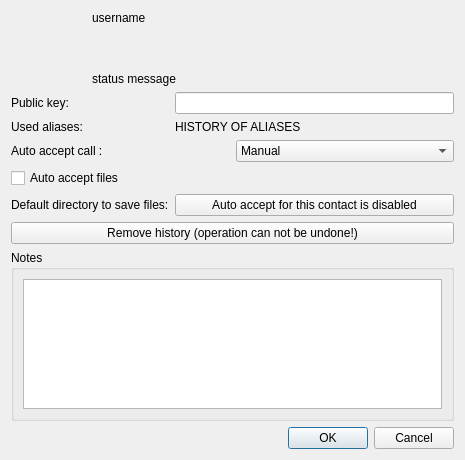
<?xml version="1.0" encoding="UTF-8"?>
<ui version="4.0">
 <class>AboutUser</class>
 <widget class="QDialog" name="AboutUser">
  <property name="geometry">
   <rect>
    <x>0</x>
    <y>0</y>
    <width>465</width>
    <height>460</height>
   </rect>
  </property>
  <property name="windowTitle">
   <string>Dialog</string>
  </property>
  <layout class="QVBoxLayout" name="verticalLayout_4">
   <item>
    <layout class="QVBoxLayout" name="verticalLayout">
     <item>
      <layout class="QGridLayout" name="gridLayout">
       <item row="0" column="1">
        <layout class="QVBoxLayout" name="verticalLayout_2">
         <item>
          <widget class="QLabel" name="userName">
           <property name="text">
            <string>username</string>
           </property>
           <property name="textFormat">
            <enum>Qt::PlainText</enum>
           </property>
           <property name="alignment">
            <set>Qt::AlignLeading|Qt::AlignLeft|Qt::AlignTop</set>
           </property>
           <property name="textInteractionFlags">
            <set>Qt::LinksAccessibleByMouse|Qt::TextSelectableByMouse</set>
           </property>
          </widget>
         </item>
         <item alignment="Qt::AlignBottom">
          <widget class="QLabel" name="statusMessage">
           <property name="sizePolicy">
            <sizepolicy hsizetype="MinimumExpanding" vsizetype="MinimumExpanding">
             <horstretch>0</horstretch>
             <verstretch>0</verstretch>
            </sizepolicy>
           </property>
           <property name="autoFillBackground">
            <bool>false</bool>
           </property>
           <property name="text">
            <string>status message</string>
           </property>
           <property name="textFormat">
            <enum>Qt::PlainText</enum>
           </property>
           <property name="alignment">
            <set>Qt::AlignLeading|Qt::AlignLeft|Qt::AlignTop</set>
           </property>
           <property name="wordWrap">
            <bool>true</bool>
           </property>
           <property name="textInteractionFlags">
            <set>Qt::LinksAccessibleByMouse|Qt::TextSelectableByMouse</set>
           </property>
          </widget>
         </item>
        </layout>
       </item>
       <item row="0" column="0">
        <widget class="QLabel" name="avatar">
         <property name="sizePolicy">
          <sizepolicy hsizetype="Preferred" vsizetype="Minimum">
           <horstretch>0</horstretch>
           <verstretch>0</verstretch>
          </sizepolicy>
         </property>
         <property name="minimumSize">
          <size>
           <width>75</width>
           <height>75</height>
          </size>
         </property>
         <property name="maximumSize">
          <size>
           <width>75</width>
           <height>75</height>
          </size>
         </property>
         <property name="text">
          <string/>
         </property>
         <property name="textFormat">
          <enum>Qt::PlainText</enum>
         </property>
         <property name="pixmap">
          <pixmap>../../../img/contact_dark.svg</pixmap>
         </property>
         <property name="scaledContents">
          <bool>true</bool>
         </property>
        </widget>
       </item>
      </layout>
     </item>
    </layout>
   </item>
   <item>
    <layout class="QFormLayout" name="formLayout">
     <property name="labelAlignment">
      <set>Qt::AlignLeading|Qt::AlignLeft|Qt::AlignVCenter</set>
     </property>
     <item row="0" column="0">
      <widget class="QLabel" name="label_5">
       <property name="layoutDirection">
        <enum>Qt::LeftToRight</enum>
       </property>
       <property name="text">
        <string>Public key:</string>
       </property>
      </widget>
     </item>
     <item row="0" column="1">
      <widget class="QLineEdit" name="publicKey">
       <property name="enabled">
        <bool>true</bool>
       </property>
       <property name="mouseTracking">
        <bool>false</bool>
       </property>
       <property name="acceptDrops">
        <bool>false</bool>
       </property>
       <property name="inputMask">
        <string notr="true"/>
       </property>
       <property name="text">
        <string/>
       </property>
       <property name="cursorPosition">
        <number>0</number>
       </property>
       <property name="readOnly">
        <bool>true</bool>
       </property>
       <property name="cursorMoveStyle">
        <enum>Qt::LogicalMoveStyle</enum>
       </property>
      </widget>
     </item>
     <item row="1" column="0">
      <widget class="QLabel" name="label_4">
       <property name="text">
        <string>Used aliases:</string>
       </property>
      </widget>
     </item>
     <item row="1" column="1">
      <widget class="QLabel" name="aliases">
       <property name="text">
        <string>HISTORY OF ALIASES</string>
       </property>
       <property name="textFormat">
        <enum>Qt::PlainText</enum>
       </property>
      </widget>
     </item>
     <item row="5" column="0" colspan="2">
      <widget class="QCheckBox" name="autoacceptfile">
       <property name="text">
        <string>Auto accept files</string>
       </property>
      </widget>
     </item>
     <item row="8" column="0">
      <widget class="QLabel" name="label">
       <property name="text">
        <string>Default directory to save files:</string>
       </property>
      </widget>
     </item>
     <item row="8" column="1">
      <widget class="QPushButton" name="selectSaveDir">
       <property name="text">
        <string>Auto accept for this contact is disabled</string>
       </property>
      </widget>
     </item>
     <item row="3" column="0" colspan="2">
      <layout class="QHBoxLayout" name="horizontalLayout">
       <item>
        <widget class="QLabel" name="label_2">
         <property name="text">
          <string>Auto accept call :</string>
         </property>
        </widget>
       </item>
       <item>
        <widget class="QComboBox" name="autoacceptcall">
         <item>
          <property name="text">
           <string>Manual</string>
          </property>
         </item>
         <item>
          <property name="text">
           <string>Audio</string>
          </property>
         </item>
         <item>
          <property name="text">
           <string>Audio + Video</string>
          </property>
         </item>
        </widget>
       </item>
      </layout>
     </item>
    </layout>
   </item>
   <item>
    <widget class="QPushButton" name="removeHistory">
     <property name="text">
      <string>Remove history (operation can not be undone!)</string>
     </property>
    </widget>
   </item>
   <item>
    <widget class="QGroupBox" name="groupBox">
     <property name="title">
      <string>Notes</string>
     </property>
     <layout class="QVBoxLayout" name="verticalLayout_3">
      <item>
       <widget class="QPlainTextEdit" name="note">
        <property name="plainText">
         <string/>
        </property>
        <property name="placeholderText">
         <string>You can save comment about this contact here.</string>
        </property>
       </widget>
      </item>
     </layout>
    </widget>
   </item>
   <item>
    <widget class="QDialogButtonBox" name="buttonBox">
     <property name="orientation">
      <enum>Qt::Horizontal</enum>
     </property>
     <property name="standardButtons">
      <set>QDialogButtonBox::Cancel|QDialogButtonBox::Ok</set>
     </property>
    </widget>
   </item>
  </layout>
 </widget>
 <tabstops>
  <tabstop>publicKey</tabstop>
  <tabstop>autoacceptcall</tabstop>
  <tabstop>autoacceptfile</tabstop>
  <tabstop>selectSaveDir</tabstop>
  <tabstop>removeHistory</tabstop>
  <tabstop>note</tabstop>
 </tabstops>
 <resources/>
 <connections>
  <connection>
   <sender>buttonBox</sender>
   <signal>accepted()</signal>
   <receiver>AboutUser</receiver>
   <slot>accept()</slot>
   <hints>
    <hint type="sourcelabel">
     <x>248</x>
     <y>254</y>
    </hint>
    <hint type="destinationlabel">
     <x>157</x>
     <y>274</y>
    </hint>
   </hints>
  </connection>
  <connection>
   <sender>buttonBox</sender>
   <signal>rejected()</signal>
   <receiver>AboutUser</receiver>
   <slot>reject()</slot>
   <hints>
    <hint type="sourcelabel">
     <x>316</x>
     <y>260</y>
    </hint>
    <hint type="destinationlabel">
     <x>286</x>
     <y>274</y>
    </hint>
   </hints>
  </connection>
 </connections>
</ui>
